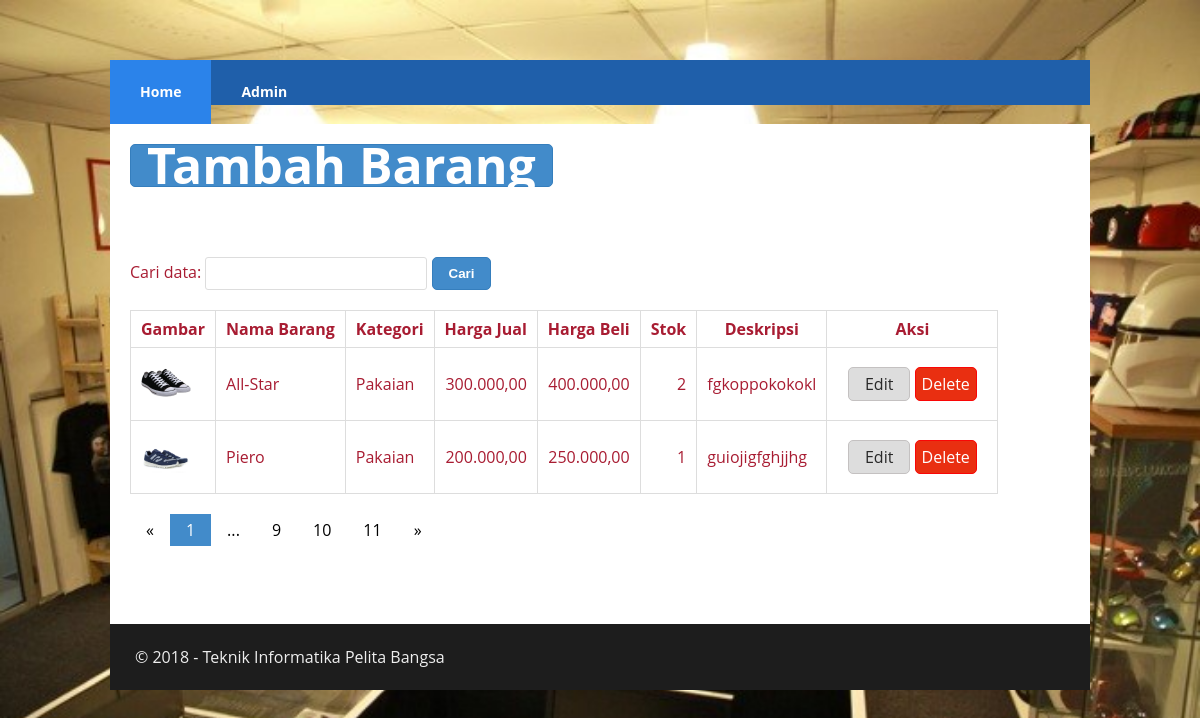
Screenshot of /barang.php with the database file from the repository.
### tables this page shows
CREATE TABLE `barang` (
  `id_barang` int(11) NOT NULL,
  `id_kategori` int(11) NOT NULL,
  `nama_barang` varchar(50) NOT NULL,
  `harga_jual` decimal(10,0) NOT NULL,
  `harga_beli` decimal(10,0) NOT NULL,
  `stok` int(11) NOT NULL,
  `deskripsi` text NOT NULL,
  `gambar` varchar(255) NOT NULL
);

CREATE TABLE `kategori` (
  `id_kategori` int(11) NOT NULL,
  `nama_kategori` varchar(50) NOT NULL
);

### barang.php (the view, shortened to what this page needs)
<?php
$q="";
include_once 'koneksi.php';
$sql = "SELECT b.id_barang,b.id_kategori,b.nama_barang,k.nama_kategori,b.harga_jual,b.harga_beli,b.stok,b.deskripsi,b.gambar
FROM barang b JOIN kategori k on b.id_kategori=k.id_kategori";
$sql_count = "SELECT COUNT(*) FROM barang";
$result_count = mysqli_query($conn, $sql_count);
$count = 0;
if ($result_count){
  $r_data = mysqli_fetch_row($result_count);
  $count = $r_data[0];
}
$per_page = 4;
$num_page = ceil($count / $per_page);
$limit = $per_page;
if (isset($_GET['page'])){
  $page = $_GET['page'];
  $offset = ($page - 1) * $per_page;
}else{
  $offset = 0;
  $page = 1;
}
$sql .= " LIMIT {$offset}, {$limit}";
$result = mysqli_query($conn, $sql);
include_once 'header.php';
?>
<div class="content_b">
  <div class="main">
    <?php echo '<a href="form_tambah.php" class="btn btn-large">Tambah Barang</a>';  ?>
    <form action="barang.php" method="get">
      <label for="q">Cari data: </label>
      <input type="text" id="q" name="q" class="input-q" value="<?php echo $q ?>">
      <input type="submit" name="submit" value="Cari" class="btn btn-primary">
    </form>
    <?php
if($result):
     ?>
     <table>
       <tr>
         <th>Gambar</th>
         <th>Nama Barang</th>
         <th>Kategori</th>
         <th>Harga Jual</th>
         <th>Harga Beli</th>
         <th>Stok</th>
         <th>Deskripsi</th>
         <th>Aksi</th>
       </tr>
       <?php while($row = mysqli_fetch_array($result)): ?>
         <tr>
           <td><?php echo "<img src=\"{$row['gambar']}\" />"; ?></td>
          <td><?php echo $row['nama_barang']; ?></td>
           <td><?php echo $row['nama_kategori']; ?></td>
           <td class="right"><?php echo number_format($row['harga_jual'],2,',','.'); ?></td>
           <td class="right"><?php echo number_format($row['harga_beli'],2,',','.'); ?></td>
           <td class="right"><?php echo $row['stok'];?></td>
           <td><?php echo $row['deskripsi']; ?></td>
           <td class="center">
             <a class="btn btn-default" href="edit_barang.php?id=<?php echo $row['id_barang']; ?>">Edit</a>
             <a class="btn btn-alert" onclick="return confirm('Yakin akan menghapus data?');" href="hapus_barang.php?id=<?php echo $row['id_barang'];?>">Delete</a>
           </td>
         </tr>
       <?php endwhile;?>
     </table>
     <ul class="pagination">
       <li><a href="#">&laquo;</a></li>
       <?php for ($i=1; $i <=$num_page; $i++) {
         $link = "?page={$i}";
         $class = ($page == $i ? 'active' : '');
         echo "<li><a class=\"{$class}\" href=\"{$link}\">{$i}</a></li>";
                } ?>
                <li>
                  <a href="">...</a>
                  <a href="">9</a>
                  <a href="">10</a>
                  <a href="">11</a>
                </li>
                <li><a href="#">&raquo;</a></li>
              </ul>
  <?php endif; ?>
</div>
</div>
<?php include_once 'footer.php'; ?>

### header.php (shortened to what this page needs)
<!DOCTYPE html>
<html lang="en" dir=ltr"">
<head>
    <link rel="stylesheet" type="text/css" href="css/style.css" />
</head>
<body>
<div id="container">
<header>
</header>
    <nav>
    <ul>
    <li class="active">
    <a href="index.php" title="Home"> Home </a></li>
        <li><a href="admin.html" title="Contact">Admin </a></li>
    </ul>
    </nav>

### footer.php
<footer>
  <p class="footer-text">&copy; 2018 - Teknik Informatika Pelita Bangsa</p>
</footer>

### css/style.css (style rules this page uses)
* { margin: 0; padding: 0; }
body { line-height:1; font-size:100%; font-family:'Open Sans', sans-serif; color:#a81c32; background-image: url("../image/background.jpg"); background-size: 100%; font-family: 'Open Sans', sans-serif; }
#container { width: 980px; margin: 0 auto; }
header { padding: 20px; }
nav { width:980px; height:45px; display:block; background-color:#1f5faa; }
nav ul { list-style-type:none; }
nav ul li { float:left; }
nav li a { padding:25px 30px; display:block; color:#fff; font-size:14px; text-decoration:none; font-weight:bold; }
nav .active a, nav li:hover a { background-color:#2b83ea; }
nav:after, nav:before { content:''; display:table; }
nav:after { clear:both; }
.content_b { float:right; width:980px; height: 500px; overflow:scroll; background-color: #ffffff; }
footer { clear:both; background-color:#1d1d1d; padding:25px; color:#eee; }
.btn { border:1px solid #c4c1c1; padding:5px 10px; background-color:#ddd; text-decoration:none; display:inline-block; border-radius:5px; }
.btn-large { font-size:50px; line-height:25px; padding:8px 16px; font-weight:bold; color:#fff; border-color:#357ebd; background-color:#428bca; margin-bottom:50px; }
.btn-primary { padding:8px 16px; font-weight:bold; color:#fff; border-color:#357ebd; background-color:#428bca; }
.btn-default { color:#292929; padding:8px 16px; }
.btn-alert { padding: 8px 6px; background-color: #E92F11; color: #ffffff; border-color: #FA0606; }
.main { padding: 20px; }
form { margin:20px 0; }
.input-q { border-radius:3px; border:1px solid #ddd; padding: 8px 10px; width: 200px; }
table { border-collapse:collapse; border-spacing:0; margin:20px 0; }
table th, table td { padding: 10px; border:1px solid #ddd; }
td.right { text-align: right; }
td.center { text-align: center; width: 150px; }
td img { max-width:75px; max-height:50px; }
ul.pagination { display: inline-block; padding: 0; margin: 0; }
ul.pagination li { display: inline; }
ul.pagination li a { color: black; float: left; padding: 8px 16px; text-decoration: none; transition: background-color .3s; }
ul.pagination li a.active { background-color: #428bca; color: white; }

### rows the page displays
barang: gambar (picture), nama_barang "All-Star", id_kategori.nama_kategori "Pakaian", harga_jual "300.000,00", harga_beli "400.000,00", stok "2", deskripsi "fgkoppokokokl"
barang: gambar (picture), nama_barang "Piero", id_kategori.nama_kategori "Pakaian", harga_jual "200.000,00", harga_beli "250.000,00", stok "1", deskripsi "guiojigfghjjhg"
